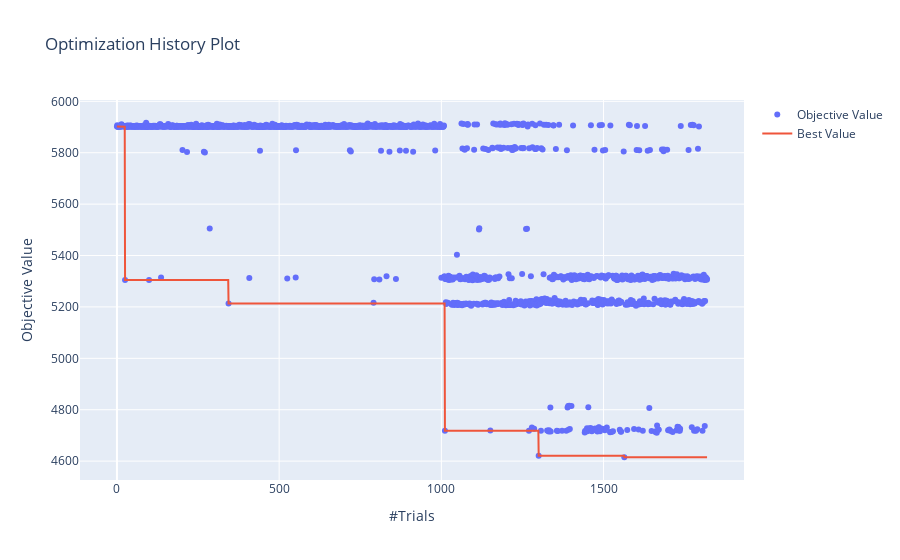

The cell this chart's notebook holds for it:
### Code cell
visualization.plot_optimization_history(study)

### Figure 1 — Plotly figure (JSON) as saved in the notebook; plotly's stock layout.template omitted (floating-point values rounded to 4 significant figures; data arrays with more than 128 entries replaced by an {"elided": "..."} marker saying what was removed)
{"data": [{"mode": "markers", "name": "Objective Value", "type": "scatter", "x": {"elided": "1813 int values"}, "y": {"elided": "1813 float values"}}, {"name": "Best Value", "type": "scatter", "x": {"elided": "1813 int values"}, "y": {"elided": "1813 float values"}}], "layout": {"title": {"text": "Optimization History Plot"}, "xaxis": {"title": {"text": "#Trials"}}, "yaxis": {"title": {"text": "Objective Value"}}}}
